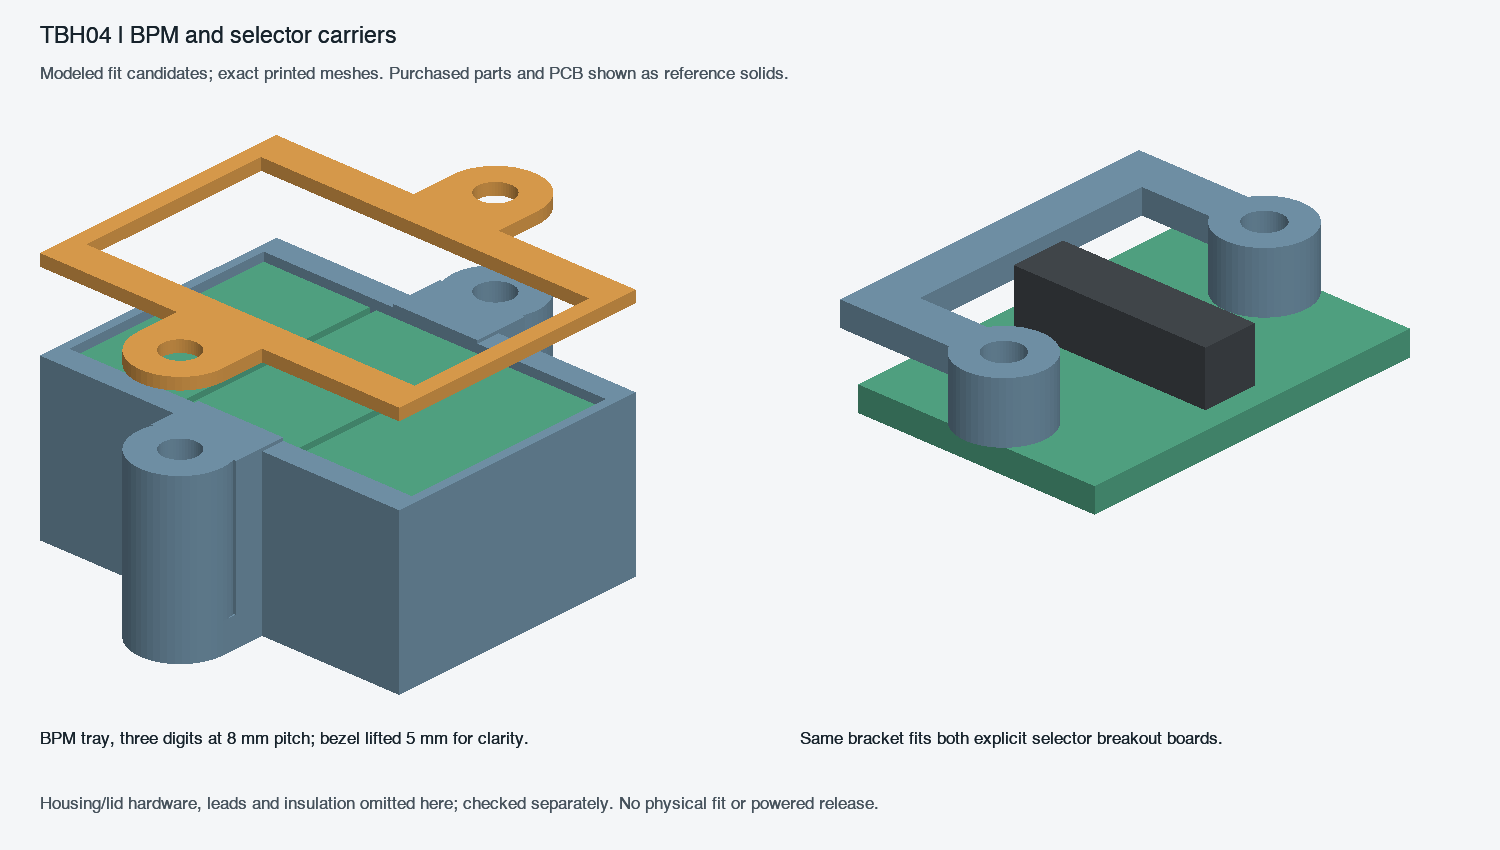

This chart was generated by the following Python code:
"""Render exact reviewed STL facets with bounded component reference solids."""
from pathlib import Path
import numpy as np,trimesh
from PIL import Image,ImageDraw,ImageFont
R=Path(__file__).resolve().parent
img=Image.new('RGB',(1500,850),'#f4f6f8');d=ImageDraw.Draw(img)
f=ImageFont.truetype('/System/Library/Fonts/Helvetica.ttc',23);sm=ImageFont.truetype('/System/Library/Fonts/Helvetica.ttc',17)
cam=np.array([.65,-.7,.5]);cam/=np.linalg.norm(cam);right=np.cross([0,0,1],cam);right/=np.linalg.norm(right);up=np.cross(cam,right);basis=np.array([right,up,cam]).T

def render(items,vp):
 pts=np.concatenate([np.asarray(m.vertices)@basis for m,c in items]);lo,hi=pts.min(0),pts.max(0);scale=min(vp[2]/(hi[0]-lo[0]),vp[3]/(hi[1]-lo[1]));faces=[]
 for m,col in items:
  pts=np.asarray(m.vertices)@basis;pts[:,0]=vp[0]+(pts[:,0]-lo[0])*scale;pts[:,1]=vp[1]+(hi[1]-pts[:,1])*scale
  shade=.5+.5*np.maximum(0,m.face_normals@np.array([.5,-.2,.84]))
  for i,face in enumerate(m.faces):
   if m.face_normals[i]@cam>0:faces.append((pts[face,2].mean(),pts[face,:2],tuple(int(c*shade[i])for c in col)))
 pixels=np.array(img);depth=np.full((img.height,img.width),-np.inf)
 for m,col in items:
  pts=np.asarray(m.vertices)@basis;pts[:,0]=vp[0]+(pts[:,0]-lo[0])*scale;pts[:,1]=vp[1]+(hi[1]-pts[:,1])*scale
  shade=.5+.5*np.maximum(0,m.face_normals@np.array([.5,-.2,.84]))
  for i,face in enumerate(m.faces):
   if m.face_normals[i]@cam<=0:continue
   a,b,c=pts[face];den=(b[1]-c[1])*(a[0]-c[0])+(c[0]-b[0])*(a[1]-c[1])
   if abs(den)<1e-10:continue
   xmin=max(0,int(np.floor(min(a[0],b[0],c[0]))));xmax=min(img.width-1,int(np.ceil(max(a[0],b[0],c[0]))));ymin=max(0,int(np.floor(min(a[1],b[1],c[1]))));ymax=min(img.height-1,int(np.ceil(max(a[1],b[1],c[1]))))
   yy,xx=np.mgrid[ymin:ymax+1,xmin:xmax+1];xx=xx+.5;yy=yy+.5
   u=((b[1]-c[1])*(xx-c[0])+(c[0]-b[0])*(yy-c[1]))/den;v=((c[1]-a[1])*(xx-c[0])+(a[0]-c[0])*(yy-c[1]))/den;w=1-u-v;z=u*a[2]+v*b[2]+w*c[2]
   dep=depth[ymin:ymax+1,xmin:xmax+1];mask=(u>=-1e-8)&(v>=-1e-8)&(w>=-1e-8)&(z>dep);dep[mask]=z[mask];pixels[ymin:ymax+1,xmin:xmax+1][mask]=[int(cc*shade[i])for cc in col]
 img.paste(Image.fromarray(pixels))
def box(size,center):
 m=trimesh.creation.box(size);m.apply_translation(center);return m
tray=trimesh.load_mesh(R/'generated-r7/tray/tray.stl');tray.apply_translation([147.3,16,31.8])
bezel=trimesh.load_mesh(R/'generated-r7/bezel/bezel.stl');bezel.apply_translation([147.3,16,42.8+5])
items=[(tray,(120,155,178)),(bezel,(232,166,81))]+[(box([7.5,14,8.5],[x,31,38.05]),(86,173,139)) for x in [152,160,168]]
d.text((40,25),'TBH04 | BPM and selector carriers',font=f,fill='#17232c');d.text((40,65),'Modeled fit candidates; exact printed meshes. Purchased parts and PCB shown as reference solids.',font=sm,fill='#46525c')
render(items,(40,135,690,560));d.text((40,730),'BPM tray, three digits at 8 mm pitch; bezel lifted 5 mm for clarity.',font=sm,fill='#17232c')
br=trimesh.load_mesh(R/'selectors-r6/settings_bracket/settings_bracket.stl');br.apply_translation([-9.8,-12.3,39.7])
render([(br,(120,155,178)),(box([16,23,1.6],[0,0,38.9]),(86,173,139)),(box([13,3.6,3.5],[0,0,41.45]),(70,75,80))],(840,150,570,520));d.text((800,730),'Same bracket fits both explicit selector breakout boards.',font=sm,fill='#17232c');d.text((40,795),'Housing/lid hardware, leads and insulation omitted here; checked separately. No physical fit or powered release.',font=sm,fill='#46525c');d=ImageDraw.Draw(img)
d.text((40,25),'TBH04 | BPM and selector carriers',font=f,fill='#17232c')
d.text((40,65),'Modeled fit candidates; exact printed meshes. Purchased parts and PCB shown as reference solids.',font=sm,fill='#46525c')
d.text((40,730),'BPM tray, three digits at 8 mm pitch; bezel lifted 5 mm for clarity.',font=sm,fill='#17232c')
d.text((800,730),'Same bracket fits both explicit selector breakout boards.',font=sm,fill='#17232c')
d.text((40,795),'Housing/lid hardware, leads and insulation omitted here; checked separately. No physical fit or powered release.',font=sm,fill='#46525c')
img.save(R/'preview.png')
